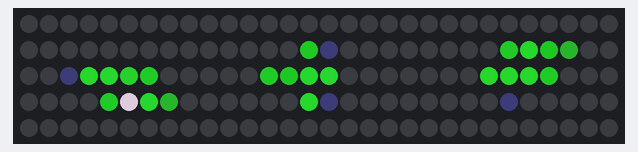
Simulated run of this sketch. Board: Arduino Uno, built with avr-gcc and run on an emulated ATmega328P. On the bench: 150 RGB LEDs in strip order, left to right, continuing on the next row. Dim RGB values are drawn brighter than linear; colours are those a GRB WS2812 strip shows for the declared byte order.

Above: at 0.13 s.
At 0.91 s:
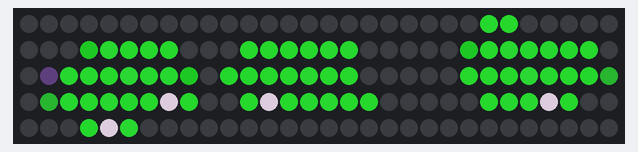

The sketch:

Matrix_Heart_Beat.ino
```cpp
/* Arduino 256 RGB LEDs Matrix Animation Frame
 * Using WS2812 LED Strips

Created by Yvan / https://Brainy-Bits.com

This code is in the public domain...

You can: copy it, use it, modify it, share it or just plain ignore it!
Thx!

*/

#include <avr/pgmspace.h>  // Needed to store stuff in Flash using PROGMEM
#include "FastLED.h"       // Fastled library to control the LEDs

// How many leds are connected?
#define NUM_LEDS 150

// Define the Data Pin
#define DATA_PIN 3  // Connected to the data pin of the first LED strip

// Define the array of leds
CRGB leds[NUM_LEDS];

#define COLOR_ORDER RGB

// Create the array of retro arcade characters and store it in Flash memory
const long Heart01[] PROGMEM =
{0x000000, 0x000000, 0x000000, 0x000000, 0x000000, 0x000000, 0x000000, 0x000000, 0x000000, 0x000000, 0x000000, 0x000000, 0x000000, 0x000000, 0x000000,
0x000000, 0x000000, 0x000000, 0x000000, 0x000000, 0x000000, 0x000000, 0x000000, 0x000000, 0x000000, 0x000000, 0x000000, 0x000000, 0x000000, 0x000000,
0x000000, 0x000000, 0x000000, 0x000000, 0x000000, 0x6c181b, 0x030304, 0x000000, 0x000000, 0x6c181b, 0x000000, 0x000000, 0x000000, 0x000000, 0x000000,
0x000000, 0x000000, 0x000000, 0x000000, 0x000000, 0xac1b20, 0xe72931, 0x000000, 0xe72931, 0xe72a33, 0x000000, 0x000000, 0x000000, 0x000000, 0x000000,
0x000000, 0x000000, 0x000000, 0x000000, 0xae1b20, 0xe72931, 0xe72a33, 0xe72a33, 0xe72931, 0xecffff, 0xe72931, 0x000000, 0x000000, 0x000000, 0x000000,
0x000000, 0x000000, 0x000000, 0x000000, 0x030304, 0xb71e24, 0xd0262d, 0xe82931, 0xe72931, 0xb71e24, 0x030304, 0x030304, 0x000000, 0x000000, 0x000000,
0x000000, 0x000000, 0x000000, 0x000000, 0x000000, 0x000000, 0xb71e24, 0xac1b20, 0xb71e24, 0x000000, 0x000000, 0x000000, 0x000000, 0x000000, 0x000000,
0x000000, 0x000000, 0x000000, 0x000000, 0x000000, 0x000000, 0x000000, 0xb71e24, 0x000000, 0x000000, 0x000000, 0x000000, 0x000000, 0x000000, 0x000000,
0x000000, 0x000000, 0x000000, 0x000000, 0x000000, 0x000000, 0x000000, 0x000000, 0x000000, 0x000000, 0x000000, 0x000000, 0x000000, 0x000000, 0x000000,
0x000000, 0x000000, 0x000000, 0x000000, 0x000000, 0x000000, 0x000000, 0x000000, 0x000000, 0x000000, 0x000000, 0x000000, 0x000000, 0x000000, 0x000000};
const long Heart02[] PROGMEM =
{
0x000000, 0x000000, 0x000000, 0x000000, 0x000000, 0x000000, 0x000000, 0x000000, 0x000000, 0x000000, 0x000000, 0x000000, 0x000000, 0x000000, 0x000000,
0x000000, 0x000000, 0x000000, 0x000000, 0x000000, 0x000000, 0x000000, 0x000000, 0x000000, 0x000000, 0x000000, 0x000000, 0x000000, 0x000000, 0x000000,
0x000000, 0x000000, 0x000000, 0x000000, 0x000000, 0xe72930, 0x020304, 0x000000, 0x000000, 0xe72930, 0x000000, 0x000000, 0x000000, 0x000000, 0x000000,
0x000000, 0x000000, 0x000000, 0x000000, 0xe82931, 0xe72931, 0xe72931, 0x000000, 0xe72931, 0xecffff, 0xecffff, 0x000000, 0x000000, 0x000000, 0x000000,
0x000000, 0x000000, 0x000000, 0x000000, 0xe92d35, 0xe72931, 0xe72a33, 0xe72931, 0xe72a33, 0xe72931, 0xe72931, 0x000000, 0x000000, 0x000000, 0x000000,
0x000000, 0x000000, 0x000000, 0x000000, 0x310809, 0xb71e24, 0xe72b34, 0xe72931, 0xe72931, 0xe72931, 0x3f0b0d, 0x000000, 0x000000, 0x000000, 0x000000,
0x000000, 0x000000, 0x000000, 0x000000, 0x000000, 0x000000, 0x5a191b, 0xe72931, 0xe72a33, 0x000000, 0x000000, 0x000000, 0x000000, 0x000000, 0x000000,
0x000000, 0x000000, 0x000000, 0x000000, 0x000000, 0x000000, 0x310809, 0xe72930, 0x310809, 0x000000, 0x000000, 0x000000, 0x000000, 0x000000, 0x000000,
0x000000, 0x000000, 0x000000, 0x000000, 0x000000, 0x000000, 0x000000, 0x000000, 0x000000, 0x000000, 0x000000, 0x000000, 0x000000, 0x000000, 0x000000,
0x000000, 0x000000, 0x000000, 0x000000, 0x000000, 0x000000, 0x000000, 0x000000, 0x000000, 0x000000, 0x000000, 0x000000, 0x000000, 0x000000, 0x000000
};
const long Heart03[] PROGMEM =
{
0x000000, 0x000000, 0x000000, 0x000000, 0x000000, 0x000000, 0x000000, 0x000000, 0x000000, 0x000000, 0x000000, 0x000000, 0x000000, 0x000000, 0x000000,
0x000000, 0x000000, 0x000000, 0x000000, 0x000000, 0x000000, 0x000000, 0x000000, 0x000000, 0x000000, 0x000000, 0x000000, 0x000000, 0x000000, 0x000000,
0x000000, 0x000000, 0x000000, 0x000000, 0xe72931, 0xe72831, 0x6d191d, 0x000000, 0x000000, 0xe9272f, 0xe82a32, 0x000000, 0x000000, 0x000000, 0x000000,
0x000000, 0x000000, 0x000000, 0xac1b20, 0xe72931, 0xe72931, 0xe72931, 0xe72931, 0xe72931, 0xe92830, 0xecffff, 0xe72931, 0x000000, 0x000000, 0x000000,
0x000000, 0x000000, 0x000000, 0xac1b20, 0xe72931, 0xe72931, 0xe72931, 0xe72931, 0xe72931, 0xe72831, 0xe72931, 0xe72932, 0x000000, 0x000000, 0x000000,
0x000000, 0x000000, 0x000000, 0x020304, 0xc22329, 0xe72c34, 0xe72d36, 0xe72c34, 0xe72d36, 0xe72b33, 0xe72c34, 0x030304, 0x000000, 0x000000, 0x000000,
0x000000, 0x000000, 0x000000, 0x000000, 0x000000, 0xac1b20, 0xce2830, 0xe72931, 0xe72931, 0xe72931, 0x000000, 0x000000, 0x000000, 0x000000, 0x000000,
0x000000, 0x000000, 0x000000, 0x000000, 0x000000, 0x000000, 0x6c181b, 0xac1b20, 0xe72931, 0x000000, 0x000000, 0x000000, 0x000000, 0x000000, 0x000000,
0x000000, 0x000000, 0x000000, 0x000000, 0x000000, 0x000000, 0x000000, 0x3f0b0d, 0x000000, 0x000000, 0x000000, 0x000000, 0x000000, 0x000000, 0x000000,
0x000000, 0x000000, 0x000000, 0x000000, 0x000000, 0x000000, 0x000000, 0x000000, 0x000000, 0x000000, 0x000000, 0x000000, 0x000000, 0x000000, 0x000000
};
const long Heart04[] PROGMEM =
{
0x000000, 0x000000, 0x000000, 0x000000, 0x000000, 0x000000, 0x000000, 0x000000, 0x000000, 0x000000, 0x000000, 0x000000, 0x000000, 0x000000, 0x000000,
0x000000, 0x000000, 0x000000, 0x000000, 0xe72930, 0xe72930, 0x050608, 0x000000, 0x000000, 0xe72930, 0xe72930, 0x000000, 0x000000, 0x000000, 0x000000,
0x000000, 0x000000, 0x000000, 0xe72931, 0xe72931, 0xe72831, 0xe72a33, 0x000000, 0xe72931, 0xecffff, 0xecffff, 0xe72931, 0x000000, 0x000000, 0x000000,
0x000000, 0x000000, 0xe82932, 0xe72931, 0xe72931, 0xe72a33, 0xe82932, 0xe72931, 0xe72931, 0xe72931, 0xe72931, 0xecffff, 0xe7282f, 0x000000, 0x000000,
0x000000, 0x000000, 0xe82931, 0xe72930, 0xe72931, 0xe72a33, 0xe72931, 0xe72930, 0xe72931, 0xe72831, 0xe72a33, 0xe72b33, 0xecffff, 0x000000, 0x000000,
0x000000, 0x000000, 0x000000, 0xe72c34, 0xe72c34, 0xe72c34, 0xe72e37, 0xe72c34, 0xe72e37, 0xe72b33, 0xe72c34, 0xe72a33, 0xe72c34, 0x000000, 0x000000,
0x000000, 0x000000, 0x000000, 0xac1b20, 0xe82932, 0xe72931, 0xe72a33, 0xe72931, 0xe72a33, 0xe72931, 0xe72931, 0xe72931, 0x000000, 0x000000, 0x000000,
0x000000, 0x000000, 0x000000, 0x000000, 0x000000, 0xac1b20, 0xe72a33, 0xe72931, 0xe72931, 0xe72a33, 0xe72931, 0x000000, 0x000000, 0x000000, 0x000000,
0x000000, 0x000000, 0x000000, 0x000000, 0x000000, 0x000000, 0xac1b20, 0xe72831, 0xe72831, 0x6d191d, 0x000000, 0x000000, 0x000000, 0x000000, 0x000000,
0x000000, 0x000000, 0x000000, 0x000000, 0x000000, 0x000000, 0x000000, 0xe72831, 0x6d191d, 0x000000, 0x000000, 0x000000, 0x000000, 0x000000, 0x000000
};
const long Heart05[] PROGMEM =
{
0x000000, 0x000000, 0x000000, 0x000000, 0x000000, 0x000000, 0x000000, 0x000000, 0x000000, 0x000000, 0x000000, 0x000000, 0x000000, 0x000000, 0x000000,
0x000000, 0x000000, 0x000000, 0x000000, 0x000000, 0x000000, 0x000000, 0x000000, 0x000000, 0x000000, 0x000000, 0x000000, 0x000000, 0x000000, 0x000000,
0x000000, 0x000000, 0x000000, 0x000000, 0xe72931, 0xe72831, 0x6d191d, 0x000000, 0x000000, 0xe9272f, 0xe82a32, 0x000000, 0x000000, 0x000000, 0x000000,
0x000000, 0x000000, 0x000000, 0xac1b20, 0xe72931, 0xe72931, 0xe72831, 0xe72931, 0xe72931, 0xe72831, 0xecffff, 0xe72931, 0x000000, 0x000000, 0x000000,
0x000000, 0x000000, 0x000000, 0xac1b20, 0xe72c34, 0xe72931, 0xe72a32, 0xe82a33, 0xe72931, 0xe72932, 0xe72a33, 0xe72931, 0x000000, 0x000000, 0x000000,
0x000000, 0x000000, 0x000000, 0x030405, 0xc22329, 0xe72c34, 0xe72c35, 0xe72c34, 0xe72b33, 0xe72c34, 0xe82932, 0x020304, 0x000000, 0x000000, 0x000000,
0x000000, 0x000000, 0x000000, 0x000000, 0x000000, 0xac1b20, 0xce2830, 0xe72931, 0xe72931, 0xe52930, 0x000000, 0x000000, 0x000000, 0x000000, 0x000000,
0x000000, 0x000000, 0x000000, 0x000000, 0x000000, 0x000000, 0x6c181b, 0xac1b20, 0xe82a32, 0x000000, 0x000000, 0x000000, 0x000000, 0x000000, 0x000000,
0x000000, 0x000000, 0x000000, 0x000000, 0x000000, 0x000000, 0x000000, 0x3f0b0d, 0x000000, 0x000000, 0x000000, 0x000000, 0x000000, 0x000000, 0x000000,
0x000000, 0x000000, 0x000000, 0x000000, 0x000000, 0x000000, 0x000000, 0x000000, 0x000000, 0x000000, 0x000000, 0x000000, 0x000000, 0x000000, 0x000000
};
const long Heart06[] PROGMEM =
{
0x000000, 0x000000, 0x000000, 0x000000, 0x000000, 0x000000, 0x000000, 0x000000, 0x000000, 0x000000, 0x000000, 0x000000, 0x000000, 0x000000, 0x000000,
0x000000, 0x000000, 0x000000, 0x000000, 0x000000, 0x000000, 0x000000, 0x000000, 0x000000, 0x000000, 0x000000, 0x000000, 0x000000, 0x000000, 0x000000,
0x000000, 0x000000, 0x000000, 0x000000, 0x000000, 0xe72930, 0x020304, 0x000000, 0x000000, 0xe72930, 0x000000, 0x000000, 0x000000, 0x000000, 0x000000,
0x000000, 0x000000, 0x000000, 0x000000, 0xe82931, 0xe72931, 0xe72931, 0x000000, 0xe72931, 0xecffff, 0xecffff, 0x000000, 0x000000, 0x000000, 0x000000,
0x000000, 0x000000, 0x000000, 0x000000, 0xe92d35, 0xe72931, 0xe72a33, 0xe72931, 0xe72a33, 0xe72931, 0xe72931, 0x000000, 0x000000, 0x000000, 0x000000,
0x000000, 0x000000, 0x000000, 0x000000, 0x310809, 0xb71e24, 0xe72b34, 0xe72931, 0xe72931, 0xe72931, 0x3f0b0d, 0x000000, 0x000000, 0x000000, 0x000000,
0x000000, 0x000000, 0x000000, 0x000000, 0x000000, 0x030304, 0x5a191b, 0xe72931, 0xe72a33, 0x030304, 0x000000, 0x000000, 0x000000, 0x000000, 0x000000,
0x000000, 0x000000, 0x000000, 0x000000, 0x000000, 0x000000, 0x030304, 0x6d191d, 0x030304, 0x000000, 0x000000, 0x000000, 0x000000, 0x000000, 0x000000,
0x000000, 0x000000, 0x000000, 0x000000, 0x000000, 0x000000, 0x000000, 0x030304, 0x000000, 0x000000, 0x000000, 0x000000, 0x000000, 0x000000, 0x000000,
0x000000, 0x000000, 0x000000, 0x000000, 0x000000, 0x000000, 0x000000, 0x000000, 0x000000, 0x000000, 0x000000, 0x000000, 0x000000, 0x000000, 0x000000
};

void setup() {
FastLED.addLeds<WS2812B,DATA_PIN,COLOR_ORDER>(leds, NUM_LEDS);  // Init of the Fastled library
FastLED.setBrightness(150);
}

void loop() {


// Put Heart first frame
for(int passtime = 0; passtime < 8; passtime++) {

FastLED.clear();
for(int x = 0; x < NUM_LEDS/10; x++) {
 for(int y=0;y<NUM_LEDS/15;y++)
 {
  if(x%2==0)
  {
    leds[((x*10)+y)]= pgm_read_dword(&(Heart01[((y*15)+x)]));
  }
  else
  {
     leds[((x*10)+y)]= pgm_read_dword(&(Heart01[(((9-y)*15)+x)]));
  }
 }
}

FastLED.show();
delay(250);


// Put DigDug second frame
FastLED.clear();
for(int x = 0; x < NUM_LEDS/10; x++) {
 for(int y=0;y<NUM_LEDS/15;y++)
 {
  if(x%2==0)
  {
    leds[((x*10)+y)]= pgm_read_dword(&(Heart02[((y*15)+x)]));
  }
  else
  {
     leds[((x*10)+y)]= pgm_read_dword(&(Heart02[(((9-y)*15)+x)]));
  }
 }
}

FastLED.show();
delay(250);

FastLED.clear();
for(int x = 0; x < NUM_LEDS/10; x++) {
 for(int y=0;y<NUM_LEDS/15;y++)
 {
  if(x%2==0)
  {
    leds[((x*10)+y)]= pgm_read_dword(&(Heart03[((y*15)+x)]));
  }
  else
  {
     leds[((x*10)+y)]= pgm_read_dword(&(Heart03[(((9-y)*15)+x)]));
  }
 }
}

FastLED.show();
delay(250);
FastLED.clear();
for(int x = 0; x < NUM_LEDS/10; x++) {
 for(int y=0;y<NUM_LEDS/15;y++)
 {
  if(x%2==0)
  {
    leds[((x*10)+y)]= pgm_read_dword(&(Heart04[((y*15)+x)]));
  }
  else
  {
     leds[((x*10)+y)]= pgm_read_dword(&(Heart04[(((9-y)*15)+x)]));
  }
 }
}
FastLED.show();
delay(250);
FastLED.clear();
for(int x = 0; x < NUM_LEDS/10; x++) {
 for(int y=0;y<NUM_LEDS/15;y++)
 {
  if(x%2==0)
  {
    leds[((x*10)+y)]= pgm_read_dword(&(Heart05[((y*15)+x)]));
  }
  else
  {
     leds[((x*10)+y)]= pgm_read_dword(&(Heart05[(((9-y)*15)+x)]));
  }
 }
}
FastLED.show();
delay(250);

FastLED.clear();
for(int x = 0; x < NUM_LEDS/10; x++) {
 for(int y=0;y<NUM_LEDS/15;y++)
 {
  if(x%2==0)
  {
    leds[((x*10)+y)]= pgm_read_dword(&(Heart06[((y*15)+x)]));
  }
  else
  {
     leds[((x*10)+y)]= pgm_read_dword(&(Heart06[(((9-y)*15)+x)]));
  }
 }
}
FastLED.show();
delay(250);


}
}
```

Source omitted: main.cpp (9896 bytes)
